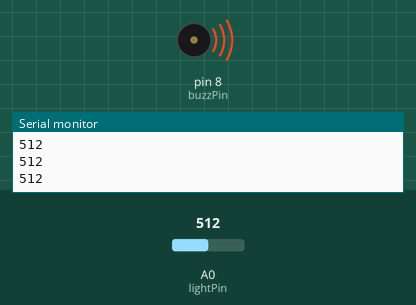
The sketch below on a simulated Arduino Uno, built with avr-gcc and run on an emulated ATmega328P. On the bench: buzzer (waves = sounding), the last lines printed to the serial monitor. The test bench sets the inputs (shaded band); at power-on: A0 (lightPin) = 512.

Above: at 1.2 s.
1.3 s: A0 (lightPin) set to 145
2.8 s: A0 (lightPin) set to 130
At 3.7 s:
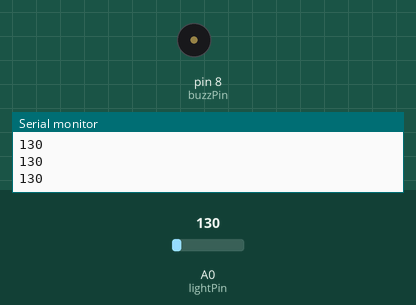
5.8 s: A0 (lightPin) set to 0
8.8 s: A0 (lightPin) set to 306
At 9.3 s:
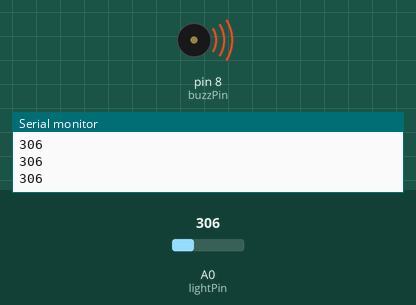
10.3 s: A0 (lightPin) set to 122
At 11.7 s:
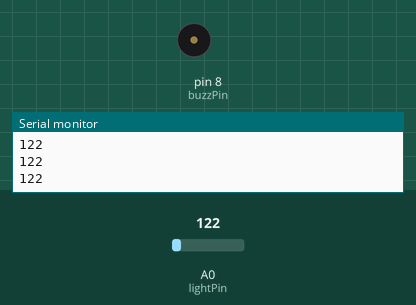
13.3 s: A0 (lightPin) set to 511
At 13.7 s:
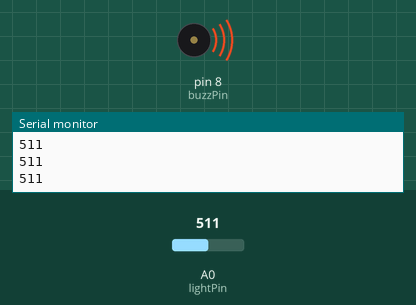
Timing chart, 0 to 15.8 s (numbered marks = the images above; inputs shaded):
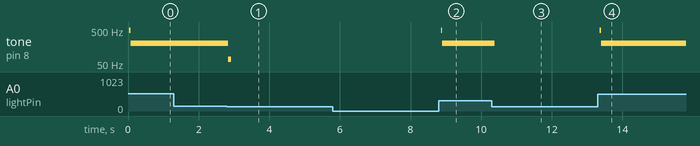

Measured:
- the behaviour switches between 139 and 138 on A0 (lightPin) (found by bisection; images 0 and 1)
- after the input at 2.8 s, tone on pin 8 (buzzPin): 206 Hz → 69 Hz at once, → silent 0.08 s later
- after the input at 8.8 s, tone on pin 8 (buzzPin): silent → 490 Hz after 0.06 s, → 206 Hz 0.04 s later
- after the input at 10.3 s, tone on pin 8 (buzzPin): 206 Hz → silent after 0.08 s
- after the input at 13.3 s, tone on pin 8 (buzzPin): silent → 490 Hz after 0.06 s, → 206 Hz 0.04 s later

The sketch:

sketch_photoresistor_buzzer_fluent.ino
```cpp
/* Arduino Tutorial 26: More Fun with Photoresitors | Paul McWhorter */

int lightPin = A0;
int lightVal;

int buzzPin = 8;
int buzzTime;


void setup() {
  // put your setup code here, to run once:
  pinMode(lightPin, INPUT);
  pinMode(buzzPin, OUTPUT);
  Serial.begin(9600);
}

void loop() {
  // put your main code here, to run repeatedly:
  lightVal = analogRead(lightPin);
  buzzTime = (9./ 550.) * lightVal - (9.*200./550.); // +1. evtl am Schluss noch dazu dass es keine 0 ms Delay gibt
  Serial.println(lightVal);


    digitalWrite(buzzPin, HIGH);
    delayMicroseconds(buzzTime); // NEW! DELAY MICROSECONDS
    digitalWrite(buzzPin, LOW);
    delayMicroseconds(buzzTime);


}
```
